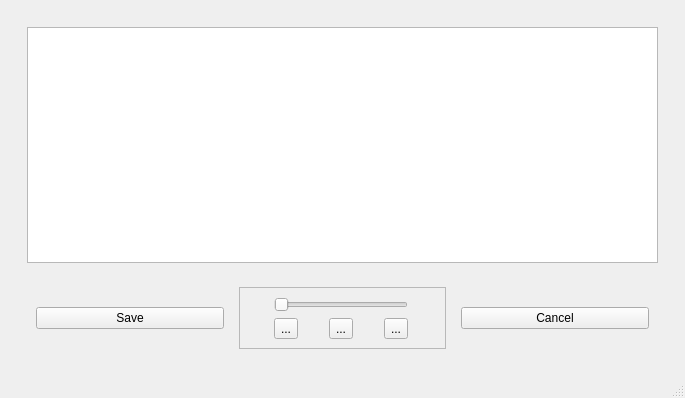
<?xml version="1.0" encoding="UTF-8"?>
<ui version="4.0">
 <class>MainWindow</class>
 <widget class="QMainWindow" name="MainWindow">
  <property name="geometry">
   <rect>
    <x>0</x>
    <y>0</y>
    <width>685</width>
    <height>398</height>
   </rect>
  </property>
  <property name="windowTitle">
   <string>MainWindow</string>
  </property>
  <widget class="QWidget" name="centralwidget">
   <layout class="QGridLayout" name="gridLayout">
    <item row="0" column="0">
     <widget class="QScrollArea" name="scrollArea">
      <property name="frameShape">
       <enum>QFrame::NoFrame</enum>
      </property>
      <property name="widgetResizable">
       <bool>true</bool>
      </property>
      <widget class="QWidget" name="scrollAreaWidgetContents">
       <property name="geometry">
        <rect>
         <x>0</x>
         <y>0</y>
         <width>667</width>
         <height>336</height>
        </rect>
       </property>
       <layout class="QVBoxLayout" name="verticalLayout">
        <item>
         <widget class="QFrame" name="frame_5">
          <property name="frameShape">
           <enum>QFrame::NoFrame</enum>
          </property>
          <property name="frameShadow">
           <enum>QFrame::Plain</enum>
          </property>
          <property name="lineWidth">
           <number>0</number>
          </property>
          <layout class="QGridLayout" name="gridLayout_3">
           <item row="1" column="0">
            <widget class="QPlainTextEdit" name="plainTextEdit"/>
           </item>
          </layout>
         </widget>
        </item>
        <item>
         <widget class="QFrame" name="frame">
          <property name="sizePolicy">
           <sizepolicy hsizetype="Preferred" vsizetype="Fixed">
            <horstretch>0</horstretch>
            <verstretch>20</verstretch>
           </sizepolicy>
          </property>
          <property name="frameShape">
           <enum>QFrame::NoFrame</enum>
          </property>
          <property name="frameShadow">
           <enum>QFrame::Raised</enum>
          </property>
          <layout class="QHBoxLayout" name="horizontalLayout">
           <item>
            <widget class="QFrame" name="frame_3">
             <property name="frameShape">
              <enum>QFrame::NoFrame</enum>
             </property>
             <property name="frameShadow">
              <enum>QFrame::Raised</enum>
             </property>
             <layout class="QGridLayout" name="gridLayout_4">
              <item row="0" column="0">
               <widget class="QPushButton" name="pushButton">
                <property name="text">
                 <string>Save</string>
                </property>
               </widget>
              </item>
             </layout>
            </widget>
           </item>
           <item>
            <widget class="QFrame" name="frame_2">
             <property name="frameShape">
              <enum>QFrame::StyledPanel</enum>
             </property>
             <property name="frameShadow">
              <enum>QFrame::Raised</enum>
             </property>
             <layout class="QGridLayout" name="gridLayout_2">
              <item row="0" column="0" colspan="3">
               <widget class="QSlider" name="horizontalSlider">
                <property name="orientation">
                 <enum>Qt::Horizontal</enum>
                </property>
               </widget>
              </item>
              <item row="1" column="0">
               <widget class="QToolButton" name="toolButton">
                <property name="text">
                 <string>...</string>
                </property>
               </widget>
              </item>
              <item row="1" column="1">
               <widget class="QToolButton" name="toolButton_2">
                <property name="text">
                 <string>...</string>
                </property>
               </widget>
              </item>
              <item row="1" column="2">
               <widget class="QToolButton" name="toolButton_3">
                <property name="text">
                 <string>...</string>
                </property>
               </widget>
              </item>
             </layout>
            </widget>
           </item>
           <item>
            <widget class="QFrame" name="frame_4">
             <property name="frameShape">
              <enum>QFrame::NoFrame</enum>
             </property>
             <property name="frameShadow">
              <enum>QFrame::Raised</enum>
             </property>
             <layout class="QGridLayout" name="gridLayout_5">
              <item row="0" column="0">
               <widget class="QPushButton" name="pushButton_2">
                <property name="text">
                 <string>Cancel</string>
                </property>
               </widget>
              </item>
             </layout>
            </widget>
           </item>
          </layout>
         </widget>
        </item>
       </layout>
      </widget>
     </widget>
    </item>
   </layout>
  </widget>
  <widget class="QMenuBar" name="menubar">
   <property name="geometry">
    <rect>
     <x>0</x>
     <y>0</y>
     <width>685</width>
     <height>22</height>
    </rect>
   </property>
  </widget>
  <widget class="QStatusBar" name="statusbar"/>
 </widget>
 <resources/>
 <connections/>
</ui>
